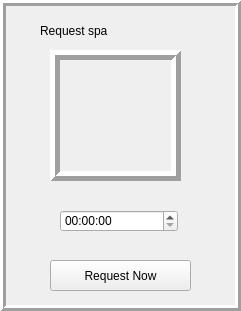
       <widget class="QFrame" name="frame_5">
        <property name="geometry">
         <rect>
          <x>290</x>
          <y>650</y>
          <width>241</width>
          <height>311</height>
         </rect>
        </property>
        <property name="frameShape">
         <enum>QFrame::Box</enum>
        </property>
        <property name="frameShadow">
         <enum>QFrame::Raised</enum>
        </property>
        <property name="lineWidth">
         <number>3</number>
        </property>
        <widget class="QLabel" name="label_28">
         <property name="geometry">
          <rect>
           <x>50</x>
           <y>50</y>
           <width>131</width>
           <height>131</height>
          </rect>
         </property>
         <property name="frameShape">
          <enum>QFrame::Box</enum>
         </property>
         <property name="frameShadow">
          <enum>QFrame::Raised</enum>
         </property>
         <property name="lineWidth">
          <number>5</number>
         </property>
         <property name="text">
          <string/>
         </property>
         <property name="pixmap">
          <pixmap resource="test.qrc">:/newPrefix/SPA2.png</pixmap>
         </property>
         <property name="scaledContents">
          <bool>true</bool>
         </property>
        </widget>
        <widget class="QPushButton" name="pushButton_11">
         <property name="geometry">
          <rect>
           <x>50</x>
           <y>260</y>
           <width>141</width>
           <height>31</height>
          </rect>
         </property>
         <property name="styleSheet">
          <string notr="true"/>
         </property>
         <property name="text">
          <string>Request Now</string>
         </property>
        </widget>
        <widget class="QLabel" name="label_43">
         <property name="geometry">
          <rect>
           <x>40</x>
           <y>20</y>
           <width>131</width>
           <height>21</height>
          </rect>
         </property>
         <property name="text">
          <string>Request spa</string>
         </property>
        </widget>
        <widget class="QTimeEdit" name="timeEdit">
         <property name="geometry">
          <rect>
           <x>60</x>
           <y>210</y>
           <width>118</width>
           <height>22</height>
          </rect>
         </property>
        </widget>
       </widget>
